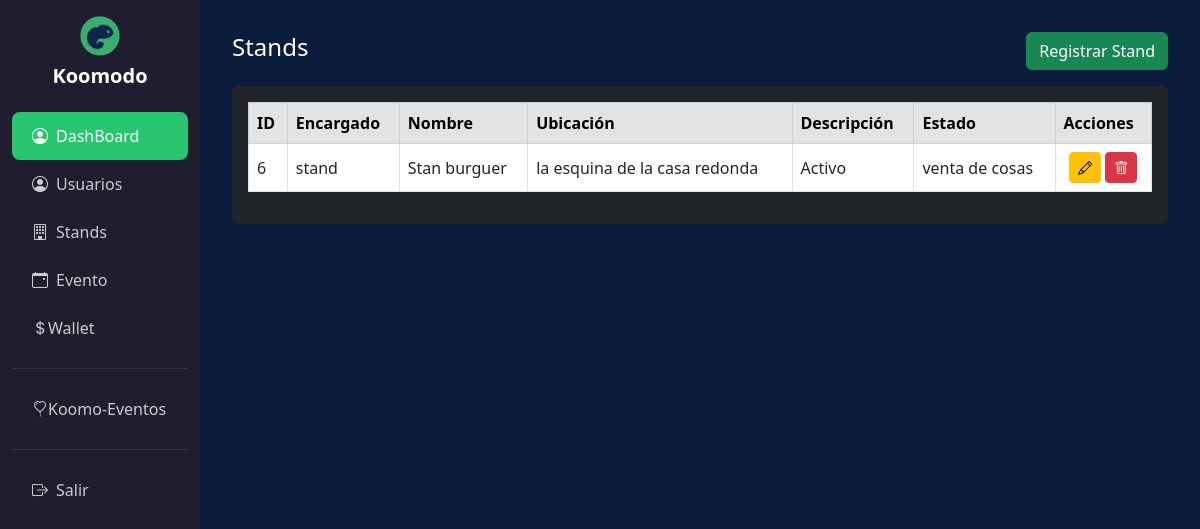
Page /stands (signed in) on the committed database.
### tables this page shows
CREATE TABLE `stands` (
  `id` int(11) NOT NULL,
  `nombre` varchar(150) NOT NULL,
  `descripcion` text DEFAULT NULL,
  `ubicacion` varchar(200) DEFAULT NULL,
  `estado` varchar(50) DEFAULT 'Activo',
  `id_user` int(11) NOT NULL
);

CREATE TABLE `usuarios` (
  `id` int(11) NOT NULL,
  `usuario` varchar(100) NOT NULL,
  `nombre_completo` varchar(150) NOT NULL,
  `email` varchar(250) NOT NULL,
  `tipo_usuario` varchar(1) NOT NULL,
  `fecha_log` datetime NOT NULL DEFAULT current_timestamp(),
  `stat` int(1) NOT NULL,
  `password` varchar(250) NOT NULL,
  `imagen` varchar(250) NOT NULL
);

### app/models/Stand.php (called while the page is built, shortened)
<?php
class Stand {
    private $conn;
    private $table = "stands";
    private $table2 = "usuarios";
    public function __construct($db) {
        $this->conn = $db;
    }
    public function obtenerTodosStand() {
        $stmt = $this->conn->prepare("SELECT s.id, s.nombre, s.descripcion, s.ubicacion, s.estado, u.nombre_completo
                                      FROM {$this->table} s INNER JOIN {$this->table2} u ON u.id = s.id_user ORDER BY id DESC");
        $stmt->execute();
        return $stmt->fetchAll(PDO::FETCH_ASSOC);
    }
}

### app/views/stands.php (the view, shortened to what this page needs)
<?php
require_once __DIR__ . '/../models/Stand.php';
$db     = new Database();
$conn   = $db->connect();
$model  = new Stand($conn);
$stands = $model->obtenerTodosStand();
?>
<!DOCTYPE html>
<html lang="es">
<head>
  <link href="https://cdn.jsdelivr.net/npm/bootstrap@5.3.0/dist/css/bootstrap.min.css" rel="stylesheet">
  <link href="https://cdnjs.cloudflare.com/ajax/libs/bootstrap-icons/1.8.1/font/bootstrap-icons.min.css" rel="stylesheet">
</head>
<body>
<div class="container-fluid">
  <div class="row">
    <?php include 'menu.php'; ?>
    <div class="col-md-9 col-lg-10 content">
      <div class="d-flex justify-content-between align-items-center mb-3">
        <h4>Stands</h4>
        <button class="btn btn-success" data-bs-toggle="modal" data-bs-target="#modalRegistrar">
          Registrar Stand
        </button>
      </div>
      <div class="table-responsive bg-dark p-3 rounded">
        <table class="table table-bordered table-hover text-white align-middle">
          <thead class="table-secondary text-dark">
            <tr>
              <th>ID</th>
              <th>Encargado</th>
              <th>Nombre</th>
              <th>Ubicación</th>
              <th>Descripción</th>
              <th>Estado</th>
              <th>Acciones</th>
            </tr>
          </thead>
          <tbody>
          <?php foreach ($stands as $s): ?>
            <tr>
              <td><?= $s['id'] ?></td>
              <td><?= $s['nombre_completo'] ?></td>
              <td><?= htmlspecialchars($s['nombre']) ?></td>
              <td><?= htmlspecialchars($s['ubicacion']) ?></td>
              <td><?= $s['estado'] ?></td>
              <td><?= htmlspecialchars($s['descripcion']) ?></td>
              <td class="text-center">
                <button class="btn btn-warning btn-sm"
                        data-bs-toggle="modal"
                        data-bs-target="#modalEditar<?= $s['id'] ?>">
                  <i class="bi bi-pencil"></i>
                </button>
                <button class="btn btn-danger btn-sm"
                        data-bs-toggle="modal"
                        data-bs-target="#modalEliminar<?= $s['id'] ?>">
                  <i class="bi bi-trash"></i>
                </button>
              </td>
            </tr>
          <?php endforeach; ?>
          </tbody>
        </table>
      </div>
    </div>
  </div>
</div>
</body>
</html>

### app/views/stands.php (style rules this page uses)
body { background-color:#0B1C3D; color:#fff; }
.content { padding:2rem; }

### rows in the picture
stands: id "6", id_user.nombre_completo "stand", nombre "Stan burguer", ubicacion "la esquina de la casa redonda", estado "Activo", descripcion "venta de cosas"
